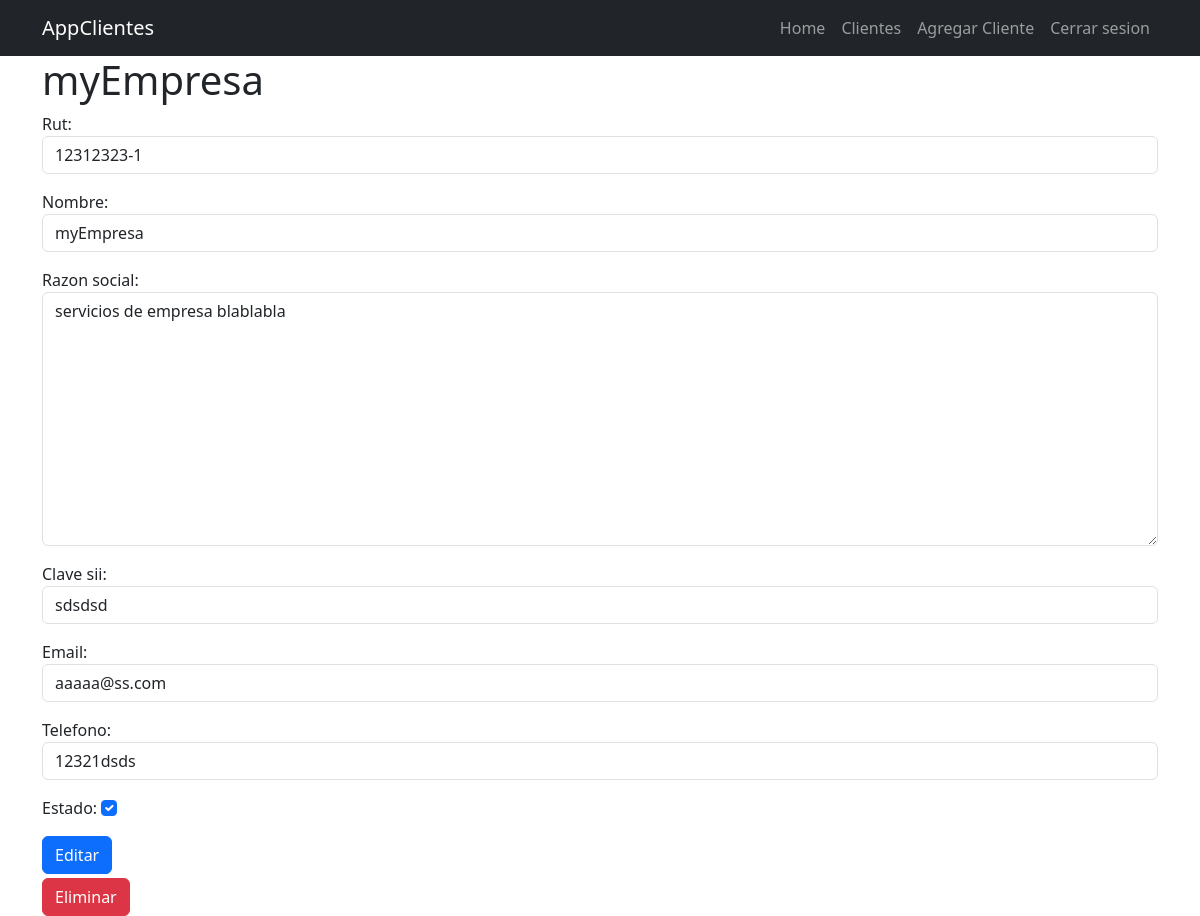
The app's page /clientes/1/ (signed in) with its own data.
### tareas/models.py (models this page shows, shortened)
class Cliente(models.Model):
    rut=models.CharField(max_length=20)
    nombre=models.CharField(max_length=50)
    razon_social=models.TextField(blank=True)
    clave_sii=models.CharField(max_length=50)
    email=models.EmailField(max_length=254)
    telefono=models.CharField(max_length=20)
    estado=models.BooleanField(default=True)
    created=models.DateTimeField(auto_now_add=True)
    user=models.ForeignKey(User, on_delete=models.CASCADE)

### tareas/views.py (the view, shortened to what this page needs)
# urls.py: path('clientes/<int:cliente_id>/',views.cliente_detail, name='cliente_detail'),
@login_required
def cliente_detail(request, cliente_id):
    if request.method=='GET':
        cliente = get_object_or_404(Cliente, pk=cliente_id)
        form=ClienteForm(instance=cliente)
        return render(request, 'cliente_detail.html',{'cliente':cliente, 'form':form})

### tareas/forms.py
class ClienteForm(forms.ModelForm):
    class Meta:
        model=Cliente
        fields=['rut', 'nombre', 'razon_social', 'clave_sii', 'email', 'telefono', 'estado']
        widgets={
            'rut': forms.TextInput(attrs={'class':'form-control'}),
            'nombre': forms.TextInput(attrs={'class':'form-control'}),
            'razon_social': forms.Textarea(attrs={'class':'form-control'}),
            'clave_sii': forms.TextInput(attrs={'class':'form-control'}),
            'email': forms.EmailInput(attrs={'class':'form-control'}),
            'telefono': forms.TextInput(attrs={'class':'form-control'}),
            'estado': forms.CheckboxInput(attrs={'class':'form-check-input'}),
        }

### tareas/templates/cliente_detail.html (shortened to what this page needs)
{% extends 'base.html' %}
{% block content %}
<main class="container">
    <div class="row">
        <div class="col">
            <h1>{{cliente.nombre}}</h1>
            <form method="POST">
                {{form.as_p}}
                <button class="btn btn-primary">
                    Editar
                </button>
            </form>
            <form action="{% url 'cliente_delete' cliente.id %}" method="POST">
                <button class="btn btn-danger mt-1">
                    Eliminar
                </button>
            </form>
        </div>
    </div>
</main>
{% endblock %}

### records on screen
Cliente: nombre "myEmpresa", rut "12312323-1", razon_social "servicios de empresa blablabla", clave_sii "sdsdsd", email "aaaaa@ss.com", telefono "12321dsds", estado "☑"
